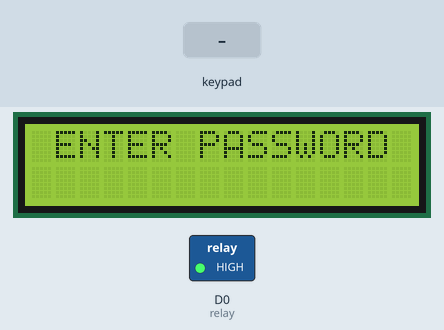
Simulated run of this sketch. Board: ESP8266 (NodeMCU). Shown: 16×2 character LCD, switched loads named in the sketch (green lamp = pin HIGH). The test bench sets the inputs (shaded band). The local clock reads 2024-03-15 10:24:30 at power-on unless the sketch sets it; what the sketch prints to the serial monitor is not drawn.

Above: at 2.7 s.
2.8 s: keypad keys 7 1 2 9 * pressed 0.4 s apart
At 5.7 s:
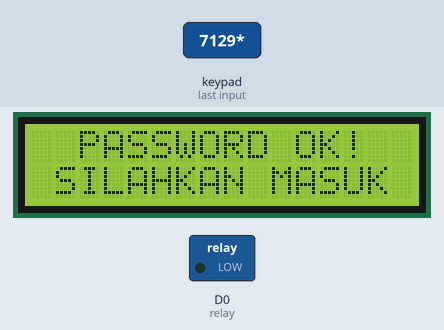
7.8 s: key '0' pressed
At 8.9 s:
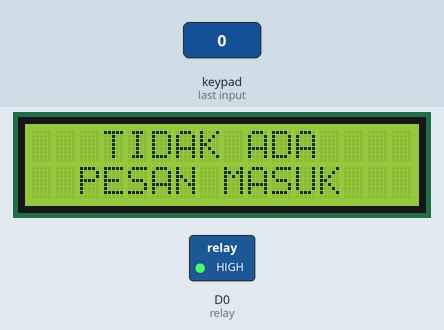
Timing chart, 0 to 10.8 s (numbered marks = the images above; inputs shaded):
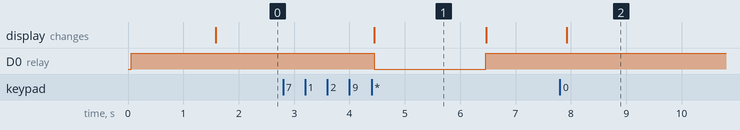

The sketch:

nodemcu_keypad3.ino
```cpp
#include <LiquidCrystal_I2C.h>
#include <Wire.h>
#include <Servo.h>
#include <Keypad.h>
#include "CTBot.h"
#include "RTClib.h"
#define relay D0
LiquidCrystal_I2C lcd(0x27, 16, 2);
RTC_DS3231 rtc;

CTBot myBot;
String ssid = "superwiku";
String pass = "7129wiku";
String token = "1095665862:AAEIRJp-qg4MCpl2PvX-u2PjdMiSfmvBOSk";
const int id = 896305362;

const byte ROWS = 4; //four rows
const byte COLS = 3; //three columns
char keys[ROWS][COLS] = {
  {'1','2','3'},
  {'4','5','6'},
  {'7','8','9'},
  {'*','0','#'}
};

byte rowPins[ROWS] = {D1, D2, D3, D5};
byte colPins[COLS] = {D6, D7, D8};
Keypad keypad = Keypad( makeKeymap(keys), rowPins, colPins, ROWS, COLS );
char namaHari[7][12] = {"Minggu", "Senin", "Selasa", "Rabu", "Kamis", "Jumat", "Sabtu"};
String passs;
String pesan;

void setup() {
  Serial.begin(115200);
  Wire.begin(D2,D1);
  lcd.begin();

  pinMode(relay, OUTPUT);
  digitalWrite(relay, HIGH);

  myBot.wifiConnect(ssid, pass);
  myBot.setTelegramToken(token);
  myBot.sendMessage(id, "Penjaga Pintu siaapp...");
  lcd.setCursor(1,0);
  lcd.print("ENTER PASSWORD");
  keypad.addEventListener(keypadEvent);

}

void loop() {
// if(!myBot.testConnection()){
//  reconnect();
//  Serial.println("terkoneksi kembali");
//  delay(1000);
// }
  char keynya=keypad.getKey();
  if(isDigit(keynya)){
        passs+=keynya;
        Serial.println(passs);
  }
}

void keypadEvent(KeypadEvent keynya){
  DateTime now= rtc.now();
  switch(keypad.getState()){
    case PRESSED :
      switch(keynya){
        case '*':
          lcd.setCursor(0,0);
          lcd.print(passs);
          if(passs=="7129"){
            lcd.clear();
            lcd.setCursor(2,0);lcd.print("PASSWORD OK!");
            lcd.setCursor(1,1);lcd.print("SILAHKAN MASUK");
            digitalWrite(relay, LOW);
            delay(2000);
            lcd.clear();
            lcd.setCursor(2,1);lcd.print("TERIMA KASIH");
            digitalWrite(relay, HIGH);
            myBot.sendMessage(id,"Pintu dibuka dengan pass = " +passs+ " on "+namaHari[now.dayOfTheWeek()]+" , "+now.day()+"-"+now.month()+"-"+now.year()+"  "
            +printAngka(now.hour())+":"+printAngka(now.minute())+":"+printAngka(now.second()));
            lcd.clear();
            lcd.setCursor(1,0);lcd.print("ENTER PASSWORD");
          }else{
            lcd.clear();
            lcd.setCursor(3,0);lcd.print("PASS= "+passs);
            lcd.setCursor(1,1);lcd.print("PASSWORD SALAH");
            myBot.sendMessage(id,"Password salah = " +passs+ " on "+namaHari[now.dayOfTheWeek()]+" , "+now.day()+"-"+now.month()+"-"+now.year()+"  "
            +printAngka(now.hour())+":"+printAngka(now.minute())+":"+printAngka(now.second()));
            lcd.clear();
            lcd.setCursor(1,0);lcd.print("ENTER PASSWORD");
          }
          passs="";
          break;
        case '0':
          TBMessage msg;
          if(myBot.getNewMessage(msg)){
            if(msg.text.equalsIgnoreCase("buka")){
              lcd.clear();
              lcd.setCursor(1,0);
              lcd.print("DIBUKA DGN BOT");
              lcd.setCursor(1,1);
              lcd.print("SILAHKAN MASUK");
              digitalWrite(relay, LOW);
              delay(2000);
              lcd.clear();
              lcd.setCursor(2,1);
              lcd.print("TERIMA KASIH");
              digitalWrite(relay, HIGH);
              myBot.sendMessage(id,"Pintu dibuka dengan BOT = " +passs+ " on "+namaHari[now.dayOfTheWeek()]+" , "+now.day()+"-"+now.month()+"-"+now.year()+"  "
              +printAngka(now.hour())+":"+printAngka(now.minute())+":"+printAngka(now.second()));
              delay(1000);
              passs="";
              lcd.clear();
              lcd.setCursor(1,0);
              lcd.print("ENTER PASSWORD");
            }else{
              lcd.clear();
              lcd.setCursor(3,0);
              lcd.print("TIDAK ADA");
              lcd.setCursor(2,1);
              lcd.print("PESAN MASUK");
              passs="";
              delay(3000);
              lcd.clear();
              lcd.setCursor(1,0);
              lcd.print("ENTER PASSWORD");
            }
          }else{
              lcd.clear();
              lcd.setCursor(3,0);
              lcd.print("TIDAK ADA");
              lcd.setCursor(2,1);
              lcd.print("PESAN MASUK");
              passs="";
              delay(3000);
              lcd.clear();
              lcd.setCursor(1,0);
              lcd.print("ENTER PASSWORD");
            }
          break;
      }
   }
}

String printAngka(int digits){
   if(digits < 10){
    String digitss=String(digits);
    return ("0"+digitss);
   }
   else return String(digits);
}

void reconnect(){
  myBot.wifiConnect(ssid, pass);
  myBot.setTelegramToken(token);
}
```

Measured:
- after the input at 2.8 s, D0 (relay): HIGH → LOW after 1.6 s, → HIGH 2.0 s later; the display: changes after 1.6 s (image 1)
- after the input at 7.8 s, the display: changes after 0.13 s (image 2)
- what the display in image 1 shows lasts 2.1 s, from 4.4 s to 6.5 s
